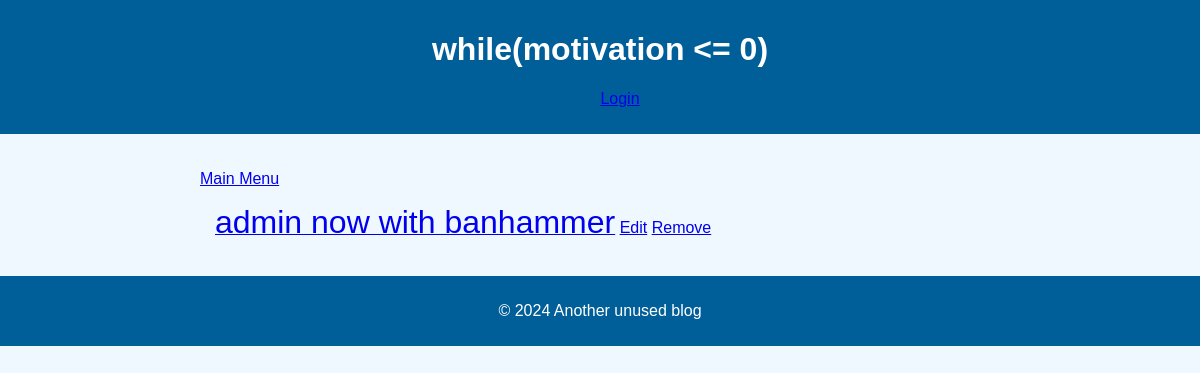
Before: /post with the older database file.
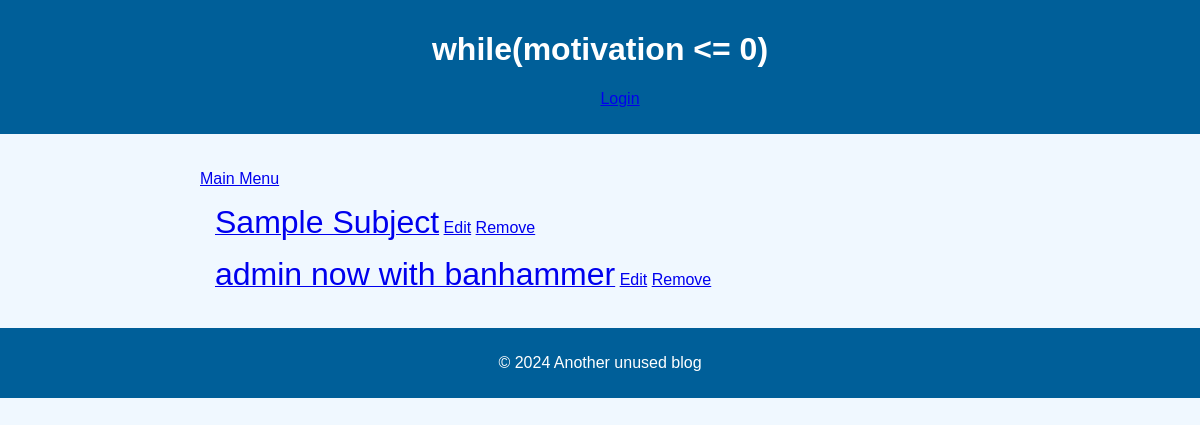
After: the same page with the newer database file.
### tables this page shows
CREATE TABLE post
(
    id      integer not null
        constraint id
            primary key autoincrement,
    subject TEXT
, date INTEGER, rss_description TEXT, seo_keywords TEXT, body TEXT);

### app.py (the view)
@app.route('/post', methods=['GET'])
def blogposts():
    conn = sqlite3.connect(db_path)
    sql = "SELECT * FROM post order by id desc"
    cur = conn.cursor()
    cur.execute(sql)
    results = cur.fetchall()
    posts = []
    for result in results:
        post = {
            'id': result[0],
            'subject': result[1],
            'date': result[2],
            'rss_description': result[3],
            'seo_keywords': result[4],
            'body': result[5]
        }
        posts.append(post)
    cur.close()
    conn.close()
    return render_template("postlist.html", posts=posts)

### templates/postlist.html
{% extends 'base.html' %}
{% block content %}
    <p><a href="{{ url_for("show_menu") }}">Main Menu</a></p>
    {%for blog in posts%}
    <div class="postbox" id="post{{blog['id']}}" data-keywords="{{blog['seo']}}">
        <a href="/post/{{blog['id']}}"><span class="posttitle">{{blog['subject']}}</span></a>
        <a href="{{ url_for("edit_blog_posts",number=blog['id']) }}">Edit</a>
        <a href="{{ url_for("remove_blog_post",postid=blog['id']) }}">Remove</a>
    </div>
{%endfor%}
{% endblock %}

Changed rows visible on the page:
added post: subject "Sample Subject"
